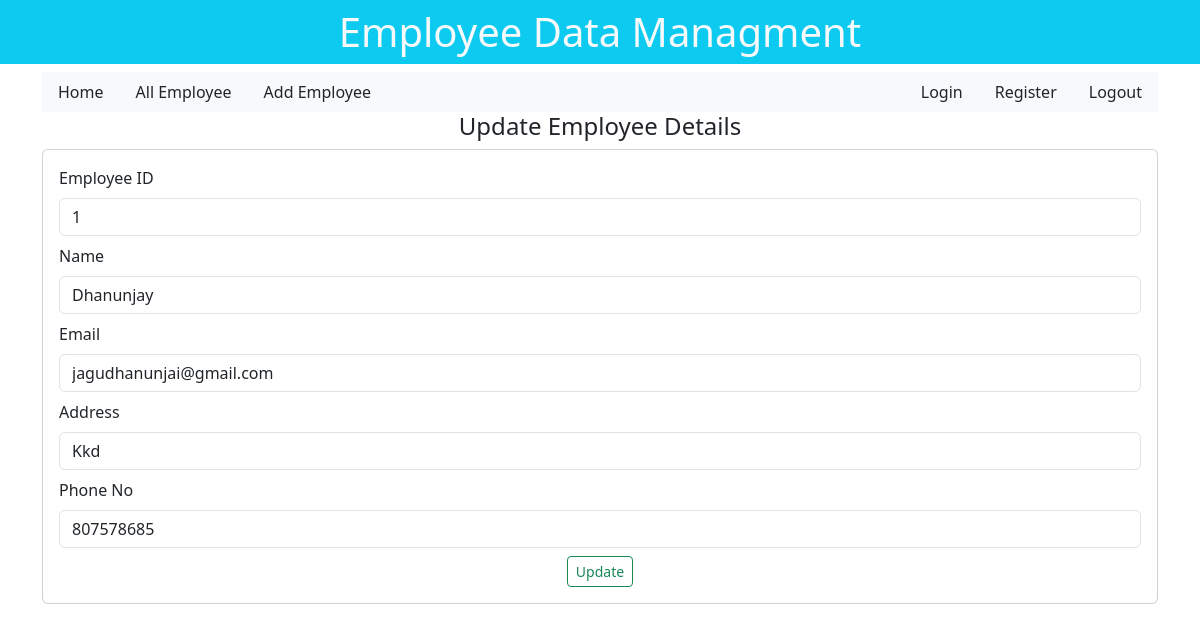
Page /updateemployee/21/ on the committed database.
### emp/models.py (models this page shows)
class Employee(models.Model):
    employeeid = models.CharField(max_length=100)
    employeename = models.CharField(max_length=50)
    email = models.CharField(max_length=50)
    address = models.CharField(max_length=50)
    phone = models.CharField(max_length=50)

### emp/views.py (the view)
# urls.py: path("updateemployee/<int:empid>/", views.updateemployee, name="updateemployee"),
def updateemployee(request, empid):
    e = get_object_or_404(Employee, pk=empid)
    return render(request, "emp/updateemployee.html", {"singleemp": e})

### emp/templates/emp/updateemployee.html (shortened to what this page needs)
{% extends "base.html" %}
{% block content %}
<h4 class="text-center">Update Employee Details </h4>
<div class="card p-3">
    <form action="/doupdateemployee/{{singleemp.id}}/" method="POST">
        <div class="mb-2">
          <label for="exampleInputEmail1" class="form-label">Employee ID</label>
          <input type="text" class="form-control" placeholder="Enter the Employee Id" name="employeeid" value="{{singleemp.employeeid}}" readonly>
        </div>
        <div class="mb-2">
            <label for="exampleInputEmail1" class="form-label">Name</label>
            <input type="text" class="form-control" placeholder="Enter the name" name="employeename" value="{{singleemp.employeename}}">
          </div>
          <div class="mb-2">
            <label for="exampleInputEmail1" class="form-label">Email</label>
            <input type="text" class="form-control" placeholder="Enter Email" name="email" value="{{singleemp.email}}">
          </div>
          <div class="mb-2">
            <label for="exampleInputEmail1" class="form-label">Address</label>
            <input type="text" class="form-control" placeholder="Enter the Address" name="address" value="{{singleemp.address}}">
          </div>
          <div class="mb-2">
            <label for="exampleInputEmail1" class="form-label">Phone No</label>
            <input type="text" class="form-control" placeholder="Enter the phone number" name="phone" value="{{singleemp.phone}}">
          </div>
        <div class="container text-center mt-2">
            <button type="submit" class="btn btn-sm btn-outline-success">Update</button>
        </div>
      </form>
</div>
{% endblock content %}

### rows in the picture
Employee: employeeid "1", employeename "Dhanunjay", email "jagudhanunjai@gmail.com", address "Kkd", phone "807578685"
